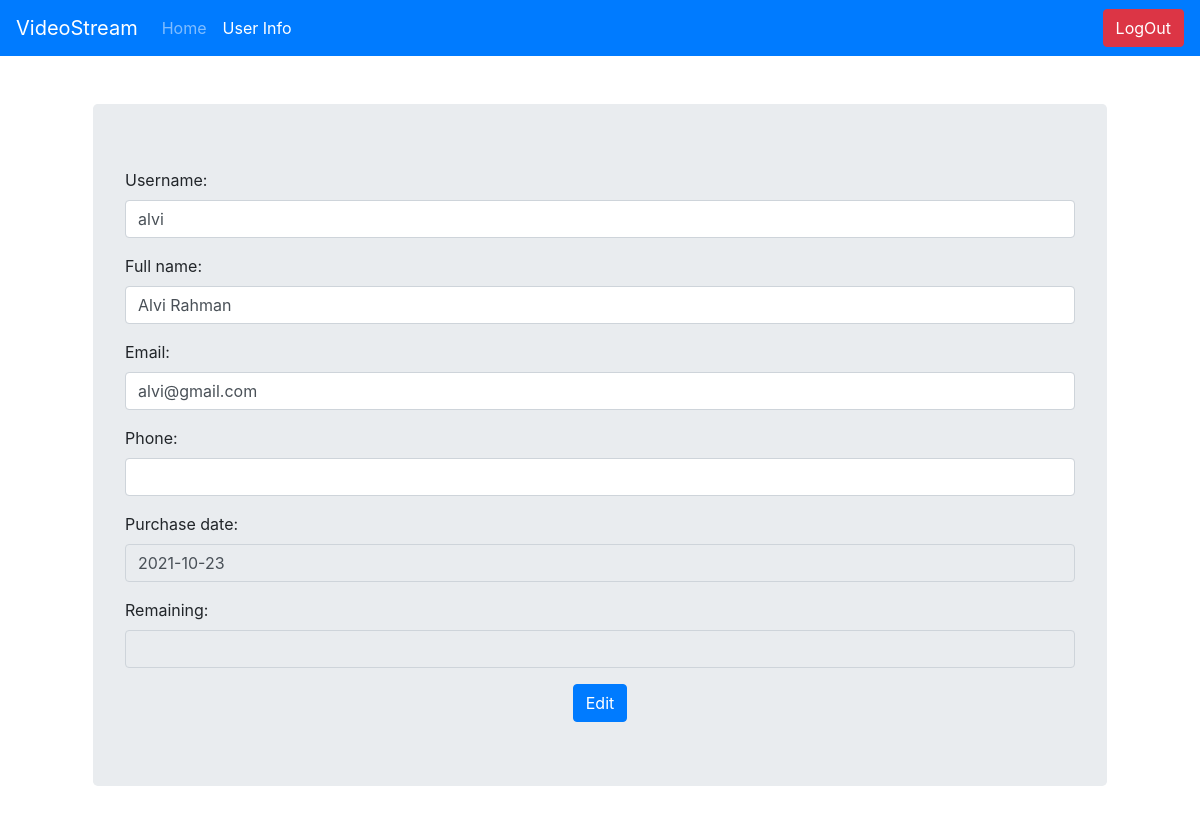
/user_info/ (signed in), run on an earlier commit of the app's database.
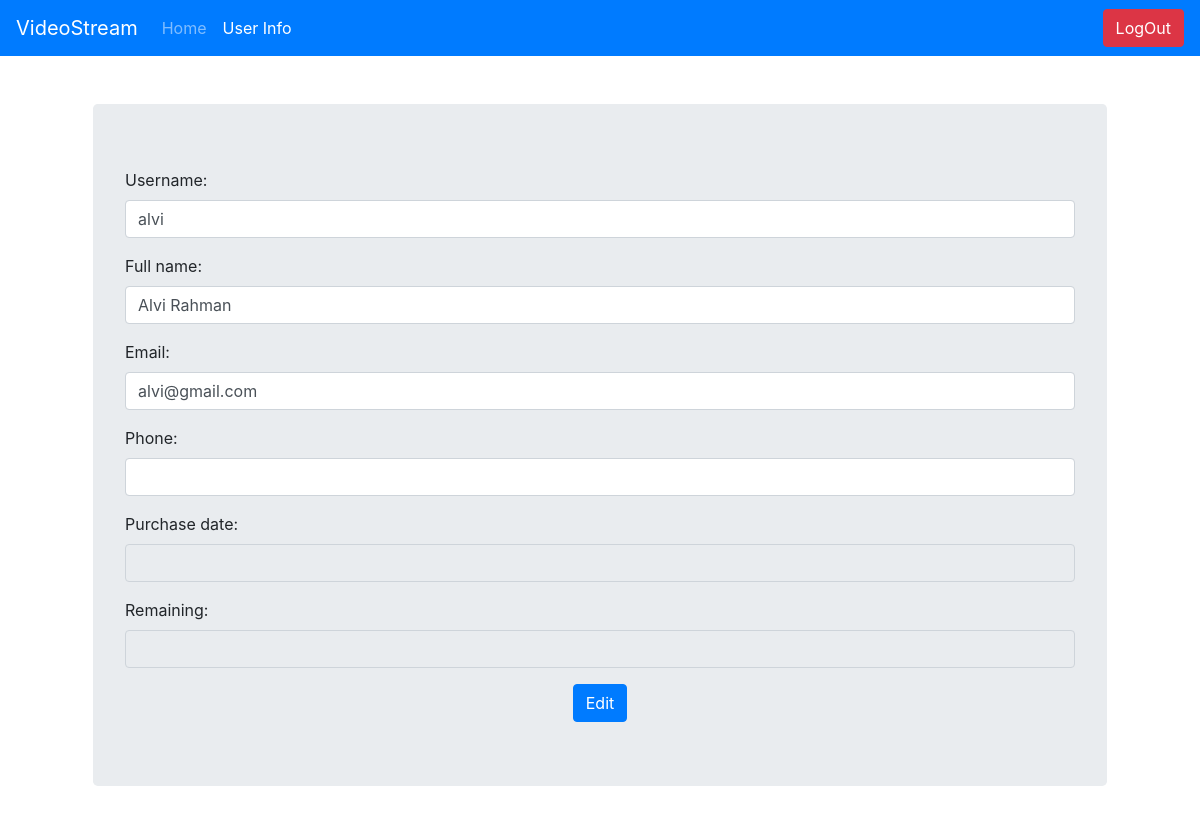
And on a later commit of the database.
### video_stream_app/models.py (models this page shows, shortened)
class User(AbstractUser):
    TYPE_CHOICES = [
        ('AD', 'Admin'), ('CU', 'Customer')
    ]
    id = models.AutoField(primary_key=True)
    username = models.CharField(
        max_length=255, blank=False, null=False, unique=True)
    full_name = models.CharField(max_length=255, blank=True, null=True)
    password = models.CharField(max_length=255, blank=False, null=False)
    email = models.CharField(max_length=255, blank=False, null=False)
    phone = models.CharField(max_length=15, null=True, blank=True)
    user_subscription = models.ForeignKey(Subscription, on_delete=models.SET_NULL,
                                          blank=True, null=True, related_name="subscription")
    user_type = models.CharField(
        choices=TYPE_CHOICES, max_length=50, blank=True, default="CU")
    is_subscribed = models.BooleanField(default=False)
    is_blocked = models.BooleanField(default=False)
    purchase_date = models.DateTimeField(blank=True, null=True)
    created_at = models.DateTimeField(auto_now_add=True)
    updated_at = models.DateField(auto_now=True)
    __prev_subscription = None
    def __init__(self, *args, **kwargs):
        super().__init__(*args, **kwargs)
        self.__prev_subscription = self.user_subscription
    @property
    def get_remaining_time(self):
        try:
            return calculate_time(self.purchase_date,
                                  self.user_subscription.subscription_validity,
                                  views=False)
        except:
            return None

### video_stream_app/views.py (the view, shortened to what this page needs)
# urls.py: path('user_info/', views.user_info, name="user_info"),
def user_info(request):
    if request.method == "GET":
        user = request.user
        form = EndUserEditForm(initial={
            "username": user.username,
            "full_name": user.full_name,
            "email": user.email,
            "phone": user.phone,
            "purchase_date": user.purchase_date,
            'remaining': request.user.get_remaining_time
        })
        return render(request, "video_stream_app/all_forms.html",
                      context={'is_logged_in': request.user.is_authenticated,
                               "form": form,
                               "title": request.user.username,
                               "admin": False,
                               'logout': request.user.is_authenticated,
                               "btn_name": "Edit",
                               "user_info": "active"})

### video_stream_app/forms.py
class EndUserEditForm(forms.ModelForm):
    username = forms.CharField(max_length=255,
                               widget=forms.TextInput(attrs={'class': 'form-control'}))
    full_name = forms.CharField(max_length=255, required=False,
                                widget=forms.TextInput(attrs={'class': 'form-control'}))
    email = forms.CharField(max_length=255,
                            widget=forms.TextInput(attrs={'class': 'form-control'}))
    phone = forms.CharField(max_length=255, required=False,
                            widget=forms.TextInput(attrs={'class': 'form-control'}))
    purchase_date = forms.DateField(widget=forms.DateInput(
        attrs={'class': 'form-control', 'readonly': 'readonly'}))
    remaining = forms.CharField(widget=forms.TextInput(
        attrs={'class': 'form-control', 'readonly': 'readonly'}))
    class Meta:
        model = User
        fields = ('username', 'full_name', 'email', 'phone', 'purchase_date')

### video_stream_app/templates/video_stream_app/all_forms.html (shortened to what this page needs)
{% extends 'base.html' %}
{% load static %}
{% block content %}
    <div class="container">
        <div class="jumbotron m-5">
            <form method="post" enctype="multipart/form-data">
                <div class="justify-center">
                    {{ form.as_p }}
                </div>
                <div class="text-center">
                    <button class="btn btn-primary">{{ btn_name }}</button>
                </div>
            </form>
        </div>
    </div>
{% endblock %}

What changed in the data, as far as the page shows it:
changed User "alvi": purchase_date "2021-10-23" → (not shown)
